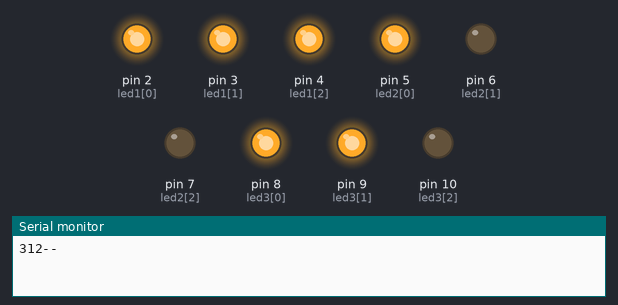
A sketch run on a simulated Arduino Uno, built with avr-gcc and run on an emulated ATmega328P. On the bench: output pins drawn as LEDs (lit = HIGH), the last lines printed to the serial monitor. At 11.0 s the program stops and its outputs stay as they are.

Above: at 0.1 s.
At 3.1 s:
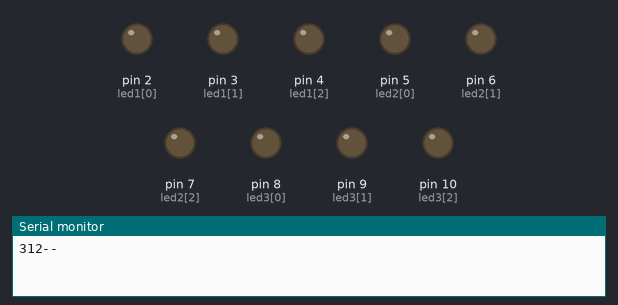
At 4.1 s:
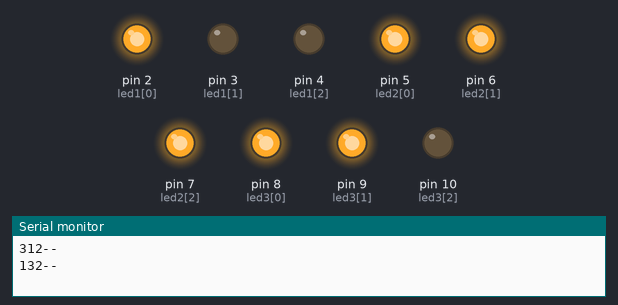
At 8.1 s:
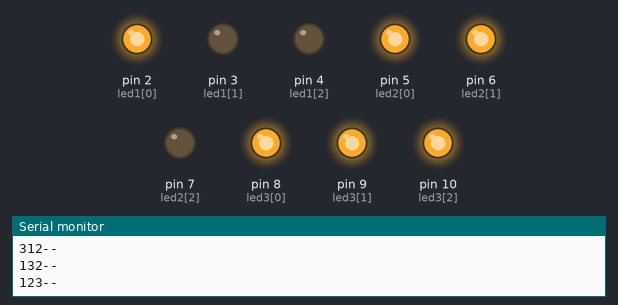
Timing chart, 0 to 9.6 s (numbered marks = the images above):
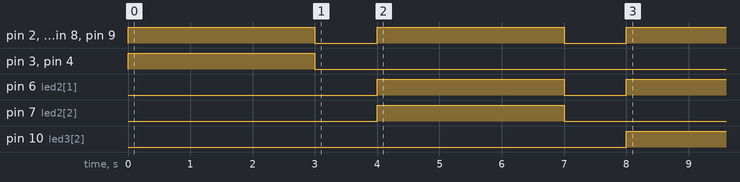

The sketch:

Selection_Sort.ino
```cpp
// Selection Sort

// the setup function runs once when you press reset or power the board
int arr[] = {3,1,2};
int i=0, j=0, min_idx=0;

void setup() {
  // initialize digital pin LED_BUILTIN as an output.
  pinMode(2, OUTPUT);
  pinMode(3, OUTPUT);
  pinMode(4, OUTPUT);
  pinMode(5, OUTPUT);
  pinMode(6, OUTPUT);
  pinMode(7, OUTPUT);
  pinMode(8, OUTPUT);
  pinMode(9, OUTPUT);
  pinMode(10, OUTPUT);
  Serial.begin(9600);
}

// the loop function runs over and over again forever
void loop() {
//  int ledPins[] = {
//  2, 5, 7, 9, 11
//};
//  digitalWrite(9, HIGH);   // turn the LED on (HIGH is the voltage level)
//  delay(1000);                       // wait for a second
//  digitalWrite(2, LOW);    // turn the LED off by making the voltage LOW
//  delay(1000);                       // wait for a second


    int n=3;
    int a=arr[0],b=arr[1],c=arr[2];
    Serial.print(a);
    Serial.print(b);
    Serial.print(c);
    Serial.println("--");


    int led1[] = {2,3,4};
    int led2[] = {5,6,7};
    int led3[] = {8,9,10};

    for( int i=0 ; i<a ; i++ )
      digitalWrite(led1[i],HIGH);

    for( int i=0; i<b ; i++ )
      digitalWrite(led2[i],HIGH);

    for( int i=0 ; i<c ; i++ )
      digitalWrite(led3[i],HIGH);


    delay(3000);

    if( i>=n-1 )
    {
      while(true)
      {
        for( int i=0 ; i<a ; i++ )
      digitalWrite(led1[i],HIGH);

      for( int i=0; i<b ; i++ )
      digitalWrite(led2[i],HIGH);

      for( int i=0 ; i<c ; i++ )
      digitalWrite(led3[i],HIGH);
      }

    }


    if (i < n-1)
    {

        min_idx = i;
        for (j = i+1; j < n; j++)
        if (arr[j] < arr[min_idx])
            min_idx = j;

        int temp = arr[min_idx];
        arr[min_idx] = arr[i];
        arr[i] = temp;

        i++;

    }

//    for( int i=0 ; i<n ; i++ )
//      Serial.print(arr[i]);

    for( int i=0 ; i<a ; i++ )
      digitalWrite(led1[i],LOW);

    for( int i=0; i<b ; i++ )
      digitalWrite(led2[i],LOW);

    for( int i=0 ; i<c ; i++ )
      digitalWrite(led3[i],LOW);

    delay(1000);

}
```

Measured:
- by itself, pin 2 (led1[0]), pin 5 (led2[0]), pin 8 (led3[0]), pin 9 (led3[1]): alternates HIGH for 3.0 s and LOW for 1.0 s
- by itself, pin 3 (led1[1]), pin 4 (led1[2]): LOW → HIGH at 0.00 s, → LOW 3.0 s later
- by itself, pin 6 (led2[1]): LOW → HIGH at 4.0 s, → LOW 3.0 s later, → HIGH 1.0 s later
- by itself, pin 7 (led2[2]): LOW → HIGH at 4.0 s, → LOW 3.0 s later
- by itself, pin 10 (led3[2]): LOW → HIGH at 8.0 s
